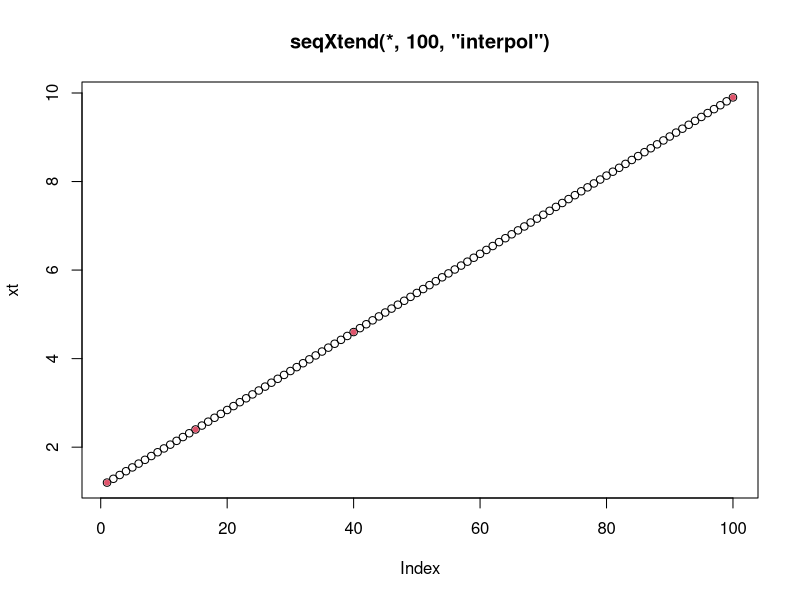
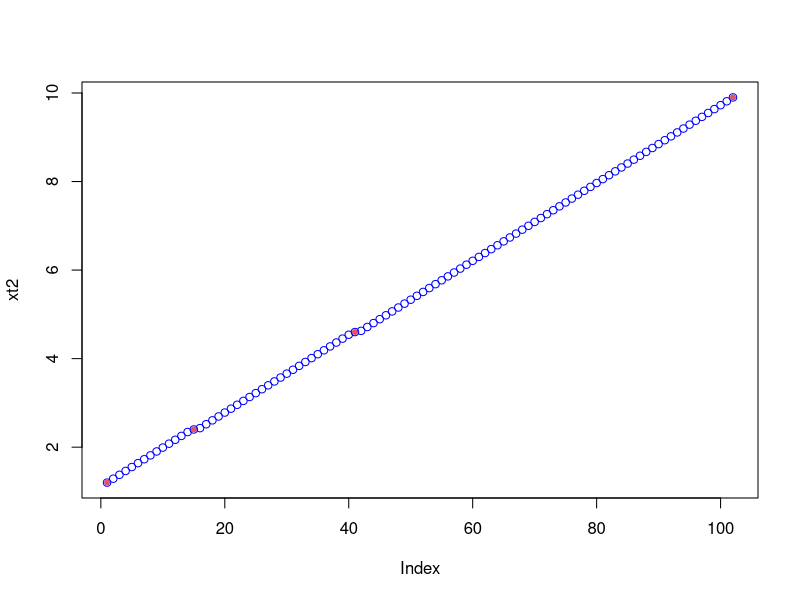

Write the R code that produced these figures, in order.
library(sfsmisc)


### Name: seqXtend
### Title: Sequence Covering the Range of X, including X
### Aliases: seqXtend
### Keywords: manip utilities

### ** Examples

a <- c(1,2,10,12)
seqXtend(a, 12)# --> simply 1:12
seqXtend(a, 12, "interp")# ditto
seqXtend(a, 12, "aim")# really worse
stopifnot(all.equal(seqXtend(a, 12, "interp"), 1:12))

## for a "general" x, however, "aim" aims better than default
x <- c(1.2, 2.4, 4.6, 9.9)
length(print(seqXtend(x, 12)))        # 14
length(print(seqXtend(x, 12, "aim"))) # 12
length(print(seqXtend(x, 12, "int"))) # 12

## "interpolate" is really nice:
xt <- seqXtend(x, 100, "interp")
plot(xt, main="seqXtend(*, 100, \"interpol\")")
points(match(x,xt), x, col = 2, pch = 20)
# .... you don't even see that it's not equidistant
# whereas the cheap method shows ...
xt2 <- seqXtend(x, 100)
plot(xt2, col="blue")
points(match(x,xt2), x, col = 2, pch = 20)

## with "Date" objects
Drng <- as.Date(c("2007-11-10", "2012-07-12"))
(px <- pretty(Drng, n = 16)) # say, for the main labels
## say, a finer grid, for ticks -- should be almost equidistant
n3 <- 3*length(px)
summary(as.numeric(diff(seqXtend(px, n3))))        # wildly varying
summary(as.numeric(diff(seqXtend(px, n3, "aim")))) #   (ditto)
summary(as.numeric(diff(seqXtend(px, n3, "int")))) # around 30
